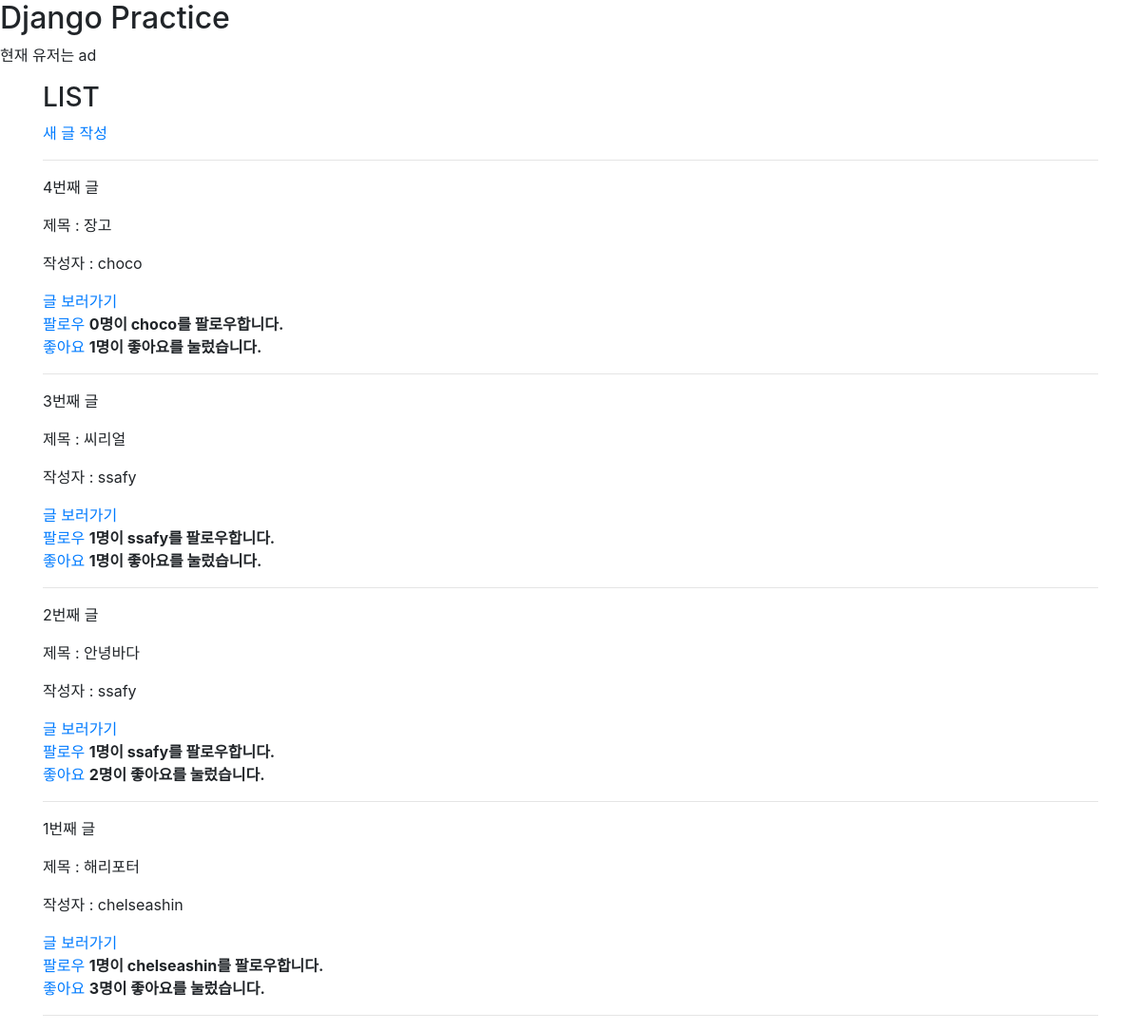
The app's page /posts/ (signed in) with its own data.
### accounts/models.py (models this page shows)
class User(AbstractUser):
    followers = models.ManyToManyField(settings.AUTH_USER_MODEL, related_name="followings")

### posts/models.py (models this page shows, shortened)
class Post(models.Model):
    title = models.CharField(max_length=20)
    content = models.TextField()
    user = models.ForeignKey(settings.AUTH_USER_MODEL, on_delete=models.CASCADE)
    like_users = models.ManyToManyField(settings.AUTH_USER_MODEL, related_name="like_posts", blank=True)

### posts/views.py (the view)
# urls.py: path('', views.list, name="list"),
def list(request):
    posts = Post.objects.order_by('-pk')
    context = {
        'posts' : posts,
    }
    return render(request, 'posts/list.html', context)

### posts/templates/posts/list.html (shortened to what this page needs)
{% extends 'posts/base.html' %}
{% block content %}
<h3>LIST</h3>
<a href="{% url 'posts:create' %}">새 글 작성</a>
<hr>
{% for post in posts %}
    <p>{{ post.pk }}번째 글</p>
    <p>제목 : {{ post.title }}</p>
    <p>작성자 : {{ post.user }}</p>
    <a href="{% url 'posts:detail' post.pk %}">글 보러가기</a>
    <br>
    {% if user in post.user.followers.all %}
        <a href="{% url 'accounts:follow' post.user.pk %}">언팔로우</a>
    {% else %}
        <a href="{% url 'accounts:follow' post.user.pk %}">팔로우</a>
    {% endif %}
    <b>{{ post.user.followers.count }}명이 {{ post.user }}를 팔로우합니다.</b>
    <br>
    {% if user in post.like_users.all %}
        <a href="{% url 'posts:like' post.pk %}">안 좋아요</a>
    {% else %}
        <a href="{% url 'posts:like' post.pk %}">좋아요</a>
    {% endif %}
    <b>{{ post.like_users.count }}명이 좋아요를 눌렀습니다.</b>
    <hr>
{% endblock %}

### posts/templates/posts/base.html (shortened to what this page needs)
<!DOCTYPE html>
<html lang="en">
<head>
    <link rel="stylesheet" href="https://stackpath.bootstrapcdn.com/bootstrap/4.2.1/css/bootstrap.min.css">
</head>
<body>
    <h2>Django Practice</h2>
    <p>현재 유저는 {{ user.username }}</p>
    <div class="container">
        {% block content %} {% endblock %}
    </div>
</body>
</html>

### records on screen
User: username "ad"
Post: pk "4", title "장고", user "choco", shows "팔로우", user.followers.count "0", shows "좋아요", like_users.count "1"
Post: pk "3", title "씨리얼", user "ssafy", shows "팔로우", user.followers.count "1", shows "좋아요", like_users.count "1"
Post: pk "2", title "안녕바다", user "ssafy", shows "팔로우", user.followers.count "1", shows "좋아요", like_users.count "2"
Post: pk "1", title "해리포터", user "chelseashin", shows "팔로우", user.followers.count "1", shows "좋아요", like_users.count "3"
